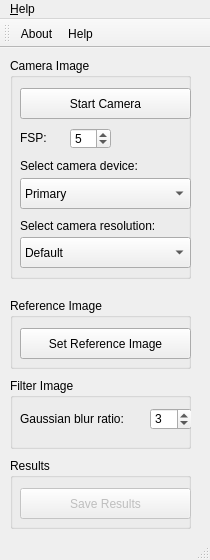
<?xml version="1.0" encoding="UTF-8"?>
<ui version="4.0">
 <class>MainWindow</class>
 <widget class="QMainWindow" name="MainWindow">
  <property name="geometry">
   <rect>
    <x>0</x>
    <y>0</y>
    <width>210</width>
    <height>560</height>
   </rect>
  </property>
  <property name="sizePolicy">
   <sizepolicy hsizetype="Preferred" vsizetype="Preferred">
    <horstretch>0</horstretch>
    <verstretch>0</verstretch>
   </sizepolicy>
  </property>
  <property name="minimumSize">
   <size>
    <width>210</width>
    <height>560</height>
   </size>
  </property>
  <property name="maximumSize">
   <size>
    <width>210</width>
    <height>560</height>
   </size>
  </property>
  <property name="windowTitle">
   <string>MainWindow</string>
  </property>
  <property name="windowIcon">
   <iconset resource="../RealTimeDeformation.qrc">
    <normaloff>:/myimages/share/RealTimeDeformation/icons/RealTimeDeformation.png</normaloff>:/myimages/share/RealTimeDeformation/icons/RealTimeDeformation.png</iconset>
  </property>
  <widget class="QWidget" name="centralWidget">
   <widget class="QGroupBox" name="groupBox_camera">
    <property name="geometry">
     <rect>
      <x>10</x>
      <y>10</y>
      <width>181</width>
      <height>221</height>
     </rect>
    </property>
    <property name="title">
     <string>Camera Image</string>
    </property>
    <widget class="QPushButton" name="pushButton_stopProcess">
     <property name="enabled">
      <bool>false</bool>
     </property>
     <property name="geometry">
      <rect>
       <x>10</x>
       <y>30</y>
       <width>91</width>
       <height>23</height>
      </rect>
     </property>
     <property name="text">
      <string>Stop Camera</string>
     </property>
    </widget>
    <widget class="QPushButton" name="pushButton_startProcess">
     <property name="geometry">
      <rect>
       <x>10</x>
       <y>30</y>
       <width>171</width>
       <height>31</height>
      </rect>
     </property>
     <property name="text">
      <string>Start Camera</string>
     </property>
    </widget>
    <widget class="QLabel" name="label_FPS">
     <property name="geometry">
      <rect>
       <x>10</x>
       <y>70</y>
       <width>31</width>
       <height>20</height>
      </rect>
     </property>
     <property name="text">
      <string>FSP: </string>
     </property>
    </widget>
    <widget class="QSpinBox" name="spinBox_fps">
     <property name="geometry">
      <rect>
       <x>60</x>
       <y>70</y>
       <width>41</width>
       <height>21</height>
      </rect>
     </property>
     <property name="minimum">
      <number>1</number>
     </property>
     <property name="maximum">
      <number>60</number>
     </property>
     <property name="value">
      <number>5</number>
     </property>
    </widget>
    <widget class="QComboBox" name="comboBox_SelectCamera">
     <property name="geometry">
      <rect>
       <x>10</x>
       <y>120</y>
       <width>171</width>
       <height>31</height>
      </rect>
     </property>
     <item>
      <property name="text">
       <string>Primary</string>
      </property>
     </item>
     <item>
      <property name="text">
       <string>Secundary</string>
      </property>
     </item>
    </widget>
    <widget class="QLabel" name="label_selectCamera">
     <property name="geometry">
      <rect>
       <x>10</x>
       <y>100</y>
       <width>161</width>
       <height>16</height>
      </rect>
     </property>
     <property name="text">
      <string>Select camera device:</string>
     </property>
    </widget>
    <widget class="QLabel" name="label_selectCameraResolution">
     <property name="geometry">
      <rect>
       <x>10</x>
       <y>160</y>
       <width>181</width>
       <height>16</height>
      </rect>
     </property>
     <property name="text">
      <string>Select camera resolution:</string>
     </property>
    </widget>
    <widget class="QComboBox" name="comboBox_SelectCameraResolution">
     <property name="geometry">
      <rect>
       <x>10</x>
       <y>179</y>
       <width>171</width>
       <height>31</height>
      </rect>
     </property>
     <item>
      <property name="text">
       <string>Default</string>
      </property>
     </item>
     <item>
      <property name="text">
       <string>320 x 240</string>
      </property>
     </item>
     <item>
      <property name="text">
       <string>640 x 480</string>
      </property>
     </item>
     <item>
      <property name="text">
       <string>800 x 600</string>
      </property>
     </item>
     <item>
      <property name="text">
       <string>1024 x 768</string>
      </property>
     </item>
     <item>
      <property name="text">
       <string>1280 x 720</string>
      </property>
     </item>
     <item>
      <property name="text">
       <string>1920 x 1080</string>
      </property>
     </item>
    </widget>
   </widget>
   <widget class="QGroupBox" name="groupBox_reference">
    <property name="geometry">
     <rect>
      <x>10</x>
      <y>250</y>
      <width>181</width>
      <height>71</height>
     </rect>
    </property>
    <property name="title">
     <string>Reference Image</string>
    </property>
    <widget class="QPushButton" name="pushButton_resetReference">
     <property name="enabled">
      <bool>false</bool>
     </property>
     <property name="geometry">
      <rect>
       <x>10</x>
       <y>30</y>
       <width>151</width>
       <height>23</height>
      </rect>
     </property>
     <property name="text">
      <string>Reset Reference Image</string>
     </property>
    </widget>
    <widget class="QPushButton" name="pushButton_setReference">
     <property name="enabled">
      <bool>true</bool>
     </property>
     <property name="geometry">
      <rect>
       <x>10</x>
       <y>30</y>
       <width>171</width>
       <height>31</height>
      </rect>
     </property>
     <property name="text">
      <string>Set Reference Image</string>
     </property>
    </widget>
   </widget>
   <widget class="QGroupBox" name="groupBox_filter">
    <property name="geometry">
     <rect>
      <x>10</x>
      <y>330</y>
      <width>181</width>
      <height>71</height>
     </rect>
    </property>
    <property name="title">
     <string>Filter Image</string>
    </property>
    <widget class="QSpinBox" name="spinBox_guassianBlur">
     <property name="geometry">
      <rect>
       <x>140</x>
       <y>30</y>
       <width>42</width>
       <height>22</height>
      </rect>
     </property>
     <property name="minimum">
      <number>0</number>
     </property>
     <property name="maximum">
      <number>30</number>
     </property>
     <property name="value">
      <number>3</number>
     </property>
    </widget>
    <widget class="QLabel" name="label_gaussianBlur">
     <property name="geometry">
      <rect>
       <x>10</x>
       <y>30</y>
       <width>131</width>
       <height>21</height>
      </rect>
     </property>
     <property name="text">
      <string>Gaussian blur ratio:</string>
     </property>
    </widget>
   </widget>
   <widget class="QGroupBox" name="groupBox_result">
    <property name="geometry">
     <rect>
      <x>10</x>
      <y>410</y>
      <width>181</width>
      <height>71</height>
     </rect>
    </property>
    <property name="title">
     <string>Results</string>
    </property>
    <widget class="QPushButton" name="pushButton_saveResults">
     <property name="enabled">
      <bool>false</bool>
     </property>
     <property name="geometry">
      <rect>
       <x>10</x>
       <y>30</y>
       <width>171</width>
       <height>31</height>
      </rect>
     </property>
     <property name="text">
      <string>Save Results</string>
     </property>
    </widget>
   </widget>
  </widget>
  <widget class="QMenuBar" name="menuBar">
   <property name="geometry">
    <rect>
     <x>0</x>
     <y>0</y>
     <width>210</width>
     <height>21</height>
    </rect>
   </property>
   <widget class="QMenu" name="menuHelp">
    <property name="title">
     <string>&amp;Help</string>
    </property>
    <addaction name="actionAbout"/>
    <addaction name="actionHelp"/>
   </widget>
   <addaction name="menuHelp"/>
  </widget>
  <widget class="QToolBar" name="mainToolBar">
   <attribute name="toolBarArea">
    <enum>TopToolBarArea</enum>
   </attribute>
   <attribute name="toolBarBreak">
    <bool>false</bool>
   </attribute>
   <addaction name="actionAbout"/>
   <addaction name="actionHelp"/>
  </widget>
  <widget class="QStatusBar" name="statusBar"/>
  <action name="actionAbout">
   <property name="icon">
    <iconset resource="../RealTimeDeformation.qrc">
     <normaloff>:/myimages/share/RealTimeDeformation/icons/about.png</normaloff>:/myimages/share/RealTimeDeformation/icons/about.png</iconset>
   </property>
   <property name="text">
    <string>&amp;About</string>
   </property>
   <property name="shortcut">
    <string>Ctrl+A</string>
   </property>
  </action>
  <action name="actionHelp">
   <property name="icon">
    <iconset resource="../RealTimeDeformation.qrc">
     <normaloff>:/myimages/share/RealTimeDeformation/icons/help.png</normaloff>:/myimages/share/RealTimeDeformation/icons/help.png</iconset>
   </property>
   <property name="text">
    <string>&amp;Help</string>
   </property>
   <property name="shortcut">
    <string>Ctrl+H</string>
   </property>
  </action>
 </widget>
 <layoutdefault spacing="6" margin="11"/>
 <resources>
  <include location="../RealTimeDeformation.qrc"/>
 </resources>
 <connections/>
</ui>
